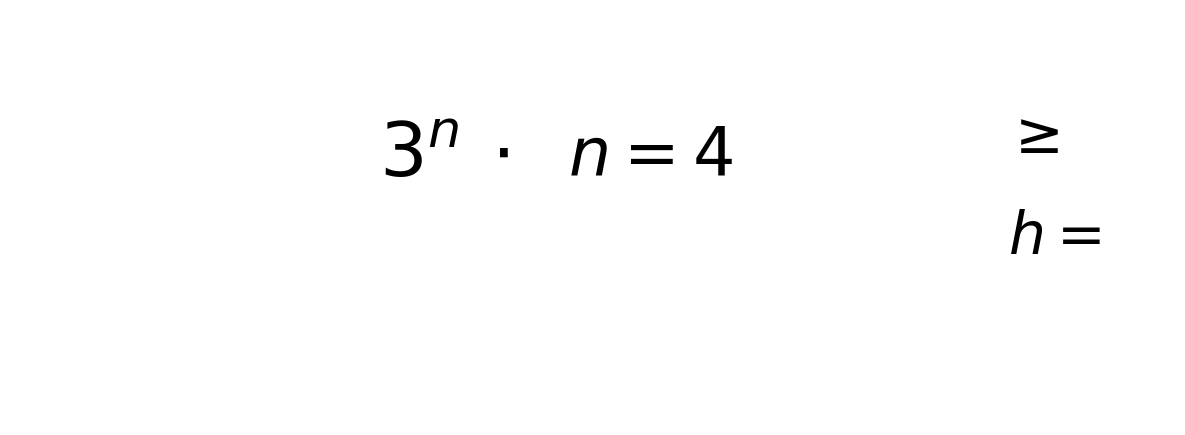

This chart was generated by the following Python code:
import matplotlib.pyplot as plt
import matplotlib.patches as patches

fig, ax = plt.subplots(1, 1, figsize=(8, 3))
ax.axis('off')

# Display the mathematical expressions from the image
ax.text(0.35, 0.65, r'$3^n$', fontsize=36, ha='center', va='center',
        transform=ax.transAxes, fontweight='normal')

ax.text(0.42, 0.65, r'$\cdot$', fontsize=36, ha='center', va='center',
        transform=ax.transAxes)

ax.text(0.55, 0.65, r'$n = 4$', fontsize=32, ha='center', va='center',
        transform=ax.transAxes, fontweight='normal')

ax.text(0.88, 0.70, r'$\geq$', fontsize=28, ha='center', va='center',
        transform=ax.transAxes)

ax.text(0.90, 0.45, r'$h=$', fontsize=28, ha='center', va='center',
        transform=ax.transAxes)

plt.tight_layout()
plt.savefig(OUTPUT_PATH, dpi=150, bbox_inches='tight')
